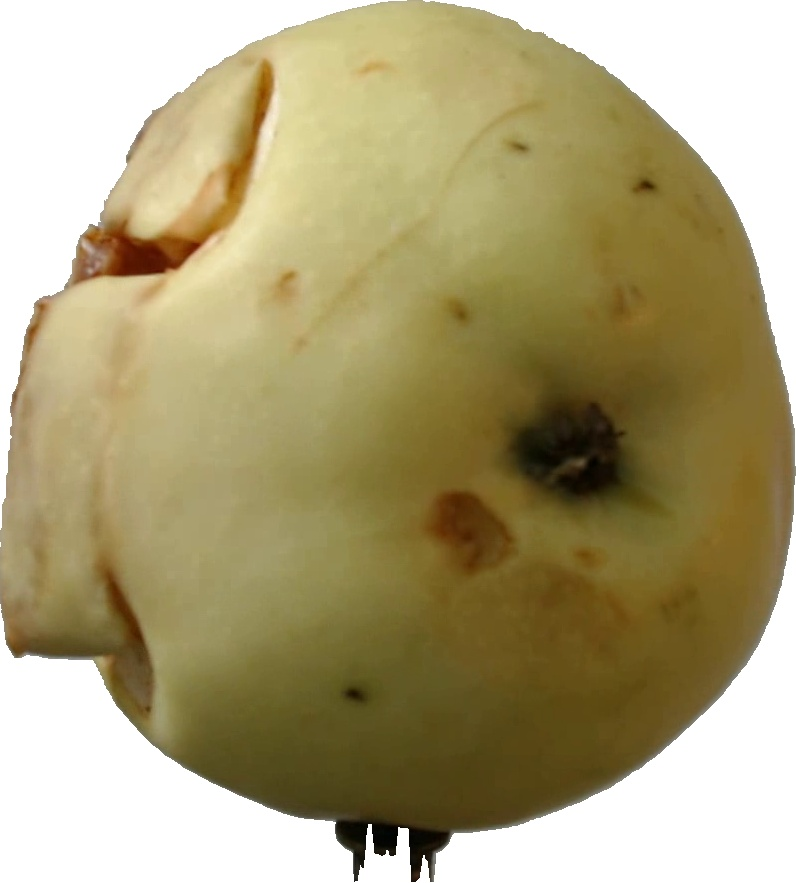
#> input picture sample_image/r0_30.jpg, 796 x 883 px, given as the content of the folder /content/drive/MyDrive/PPDM/PIR/APEL_BARU/, which was not available
$ jupyter execute --allow-errors Image_Classification_MLSVM.ipynb   (older library calls are emulated)   (text cells are left out)
#> lines starting #> are read from the running program, lines starting #| are printed output that depends on the picture; pictures that were not available may be replaced by others from this repository, and a replacement may not be noted
[cell 1]
# Library untuk mengakses Google Drive dan mengakses direktori
from google.colab import drive
import os

# Library untuk membuka dan menyimpan citra
from PIL import Image

# Library untuk menampilkan hasil tiap tahapan pengolahan citra
import seaborn as sns
import matplotlib.pyplot as plt
import random

# Library untuk preprocessing citra
import cv2
import numpy as np

# Library fitur GLCM
from skimage.feature import graycomatrix, graycoprops
import pandas as pd

# Library untu modeling citra
from sklearn.model_selection import KFold
from sklearn.svm import SVC
from sklearn.metrics import accuracy_score, precision_score, recall_score, f1_score, confusion_matrix
from sklearn.preprocessing import LabelEncoder

#Library untuk hyperparameter tuning gridse

[cell 2]
# Library untuk mengakses Google Drive dan mengakses direktori
from google.colab import drive
import os

# Akses ke Google Drive
drive.mount('/content/drive')

[cell 3]
# Akses ke Google Drive
drive.mount('/content/drive')

[cell 4]
cd '/content/drive/MyDrive/PPDM/PIR/APEL_BARU/'

[cell 5]
# Path ke folder data
folder_path = '/content/drive/MyDrive/PPDM/PIR/APEL_BARU/'
# Daftar nama subfolder (busuk dan matang)
subfolders = ['busuk',  'matang']

# Inisialisasi list untuk citra dan label
cropped_images = []
labels = []

# Melabelkan Gambar
for subfolder in subfolders:
    subfolder_path = os.path.join(folder_path, subfolder)
    image_names = os.listdir(subfolder_path)
    for image_name in image_names:
        image_path = os.path.join(subfolder_path, image_name)
        cropped_image = Image.open(image_path)
#> cropped_image is the input picture: PIL image 796x883 RGB; mean R, G, B 172.8, 161.5, 121.5


        cropped_images.append(cropped_image)
        labels.append(subfolder)

[cell 6]
# Library untuk menampilkan hasil tiap tahapan pengolahan citra
import matplotlib.pyplot as plt
import random

# Memilih beberapa citra secara acak
num_samples = 5
#> (the rest of this cell did not finish here and is left out)

[cell 7]
# Ukuran yang diinginkan
desired_size = (256, 256)

# Inisialisasi list untuk citra baru
resized_images = []

for image in cropped_images:
    # Mengubah citra sesuai ukuran yang diinginkan
    image = image.resize(desired_size)

    # Menambahkan citra yang telah diubah ukurannya ke list baru
    resized_images.append(image)
#> this loop made 2 passes
#> pass 1, `image = image.resize(desired_size)`:
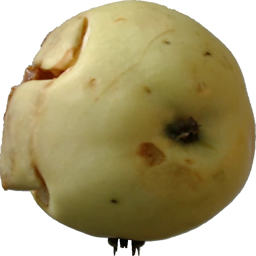
#> image: PIL image 256x256 RGB; mean R, G, B 172.7, 161.5, 121.4
#> after the loop, resized_images = 2 items

[cell 8]
# Memilih beberapa citra secara acak
num_samples = 5
#> (the rest of this cell did not finish here and is left out)

[cell 9]
# Inisialisasi list untuk citra grayscale
grayscaled_images = []

for image in resized_images:
  # Ubah citra ke dalam format numpy array
  image_np = np.array(image)

  # Ubah citra RGB menjadi Grayscale
  grayscale_image = cv2.cvtColor(image_np, cv2.COLOR_RGB2GRAY)

  # Tambah citra ke dalam list baru
  grayscaled_images.append(Image.fromarray(grayscale_image))
#> this loop made 2 passes
#> pass 1, `grayscale_image = cv2.cvtColor(image_np, cv2.COLOR_RGB2GRAY)`:
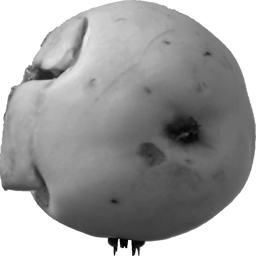
#> grayscale_image: shape (256, 256); min 0, max 255, mean 160.3
#> after the loop, grayscaled_images = 2 items

[cell 10]
# Memilih beberapa citra secara acak
num_samples = 5
#> (the rest of this cell did not finish here and is left out)

[cell 11]
import pandas as pd
import numpy as np
from skimage.feature import graycomatrix, graycoprops

# Daftar sudut
angles = [0, np.pi/4, np.pi/2, 3*np.pi/4]

# Inisialisasi kolom fitur
columns = ['Contrast', 'Dissimilarity', 'Homogeneity', 'ASM', 'Energy', 'Correlation', 'Class']

# Inisialisasi list datasets yang menampung dataset yang dihasilkan dari ekstraksi fitur dari berbagai sudut
datasets = []

for angle in angles:
    # Inisialisasi dataset kosong yang digunakan untuk menampung hasil ekstraksi
    feature_data = []

    for image, label in zip(grayscaled_images, labels):
        # Ubah citra ke dalam format numpy array
        image_np = np.array(image)

        # Hitung GLCM dengan sudut tertentu
        glcm = graycomatrix(image_np, [1], [angle], symmetric=True, normed=True)

        # Ekstrak fitur dari GLCM
        contrast = graycoprops(glcm, 'contrast')[0, 0]
        dissimilarity = graycoprops(glcm, 'dissimilarity')[0, 0]
        homogeneity = graycoprops(glcm, 'homogeneity')[0, 0]
        asm = graycoprops(glcm, 'ASM')[0, 0]
        energy = graycoprops(glcm, 'energy')[0, 0]
        correlation = graycoprops(glcm, 'correlation')[0, 0]

        # Tambahkan fitur ke list feature_data
        feature_data.append({'Contrast': contrast,
                             'Dissimilarity': dissimilarity,
                             'Homogeneity': homogeneity,
                             'ASM': asm,
                             'Energy': energy,
                             'Correlation': correlation,
                             'Class': label})

    # Buat DataFrame dari list fitur
    feature_df = pd.DataFrame(feature_data, columns=columns)

    # Tambahkan DataFrame ke dalam list datasets
    datasets.append(feature_df)
#> after the loop, datasets = 4 items

dataset_glcm_0, dataset_glcm_45, dataset_glcm_90, dataset_glcm_135 = datasets
#> dataset_glcm_0 = table of 2 rows and 7 columns; dataset_glcm_45 = table of 2 rows and 7 columns; dataset_glcm_90 = table of 2 rows and 7 columns; dataset_glcm_135 = table of 2 rows and 7 columns

[cell 12]
print("Dataset Sudut 0:")
print(dataset_glcm_0.head())
#> (printed output is left out)

print("Dataset Sudut 45:")
print(dataset_glcm_45.head())
#> (printed output is left out)

print("Dataset Sudut 90:")
print(dataset_glcm_90.head())
#> (printed output is left out)

print("Dataset Sudut 135:")
print(dataset_glcm_135.head())
#> (printed output is left out)

[cell 13]
import pandas as pd
import seaborn as sns
import matplotlib.pyplot as plt

X = dataset_glcm_0.drop(['Class'], axis=1 )
#> X = table of 2 rows and 6 columns
corr_matrix = X.corr()
#> corr_matrix = table of 6 rows and 6 columns

plt.figure(figsize=(10, 8))
sns.heatmap(corr_matrix, annot=True, cmap='BuPu', fmt=".2f", linewidths=0.5)
plt.title('Correlation Matrix Heatmap')
plt.show()
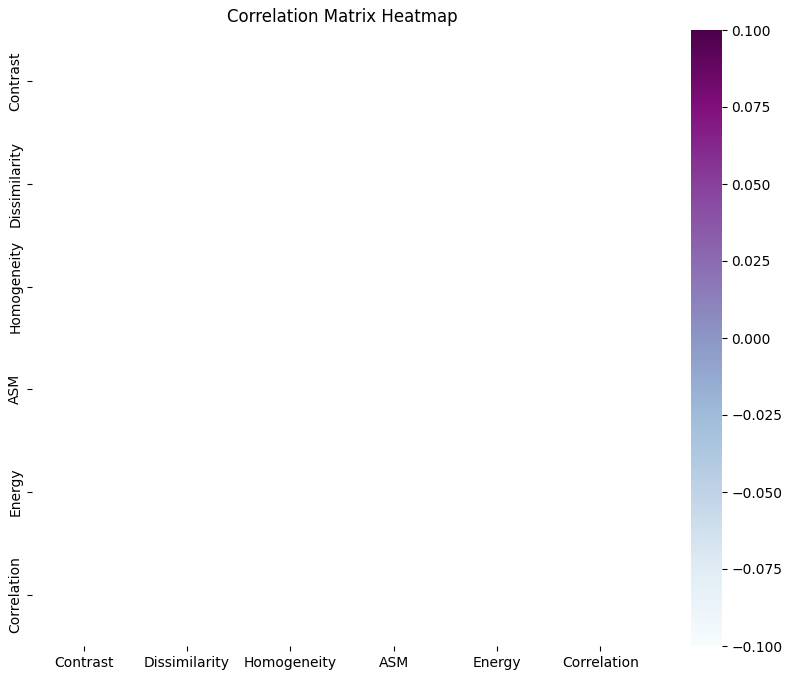
#> figure drawn by matplotlib, 2 panels

[cell 14]
x = dataset_glcm_0.drop([ 'Class'], axis = 1)
#> x = table of 2 rows and 6 columns
y= dataset_glcm_0['Class']
x1 = dataset_glcm_45.drop([ 'Class'], axis = 1)
#> x1 = table of 2 rows and 6 columns
y1= dataset_glcm_45['Class']
x2 = dataset_glcm_90.drop([ 'Class'], axis = 1)
#> x2 = table of 2 rows and 6 columns
y2= dataset_glcm_90['Class']
x3 = dataset_glcm_135.drop([ 'Class'], axis = 1)
#> x3 = table of 2 rows and 6 columns
y3= dataset_glcm_135['Class']

[cell 15]
class_datasets = [y, y1, y2, y3]
titles = ['0', '45', '90', '135']
for i, data in enumerate(class_datasets):
    plt.figure(figsize=(8, 4))
    sns.countplot(data)
    plt.title(f'Distribution of Classes')
    plt.show()
#> this loop made 4 passes
#> pass 1, `plt.show()`:
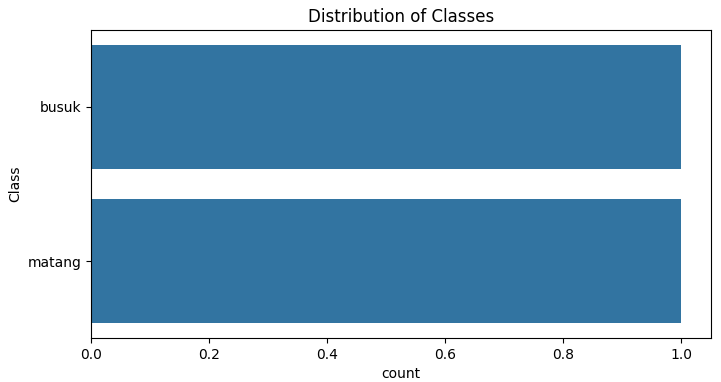
#> figure drawn by matplotlib, 1 panel

[cell 16]
from imblearn.over_sampling import RandomOverSampler
import pandas as pd
import matplotlib.pyplot as plt

# Inisialisasi RandomOverSampler
#> (the rest of this cell did not finish here and is left out)

[cell 17]
import numpy as np
from sklearn.model_selection import KFold
from sklearn.svm import SVC
from sklearn.metrics import accuracy_score, precision_score, recall_score, f1_score, confusion_matrix
from sklearn.preprocessing import LabelEncoder
import matplotlib.pyplot as plt
import seaborn as sns

# Fungsi untuk train model dan menghitung evaluasi metrics dengan k-fold cross-validation
# [51 lines left out: functions train_and_evaluate_with_cv, plot_confusion_matrix, not called in this run]

# Contoh data dan evaluasi
#> (the rest of this cell did not finish here and is left out)

[cell 18]
import numpy as np
from sklearn.model_selection import KFold
from sklearn.svm import SVC
from sklearn.metrics import accuracy_score, precision_score, recall_score, f1_score, confusion_matrix
from sklearn.preprocessing import LabelEncoder
import matplotlib.pyplot as plt
import seaborn as sns

# Fungsi untuk train model dan menghitung evaluasi metrics dengan k-fold cross-validation
def train_and_evaluate_with_cv(x_awal, y_awal, angle, n_splits=5):
    kf = KFold(n_splits=n_splits, shuffle=True, random_state=0)
    accuracies = []
    precisions = []
    recalls = []
    f1_scores = []
    confusion_matrices = []

    label_encoder = LabelEncoder()
    y_awal_encoded = label_encoder.fit_transform(y_awal)

    for train_index, test_index in kf.split(x_awal):
        x_train, x_test = x_awal[train_index], x_awal[test_index]
        y_train, y_test = y_awal_encoded[train_index], y_awal_encoded[test_index]

        svm = SVC()
        svm.fit(x_train, y_train)

        y_pred = svm.predict(x_test)

        accuracy = accuracy_score(y_test, y_pred)
        accuracies.append(accuracy)

        precision = precision_score(y_test, y_pred)
        precisions.append(precision)

        recall = recall_score(y_test, y_pred)
        recalls.append(recall)

        f1 = f1_score(y_test, y_pred)
        f1_scores.append(f1)

        confusion = confusion_matrix(y_test, y_pred)
        confusion_matrices.append(confusion)

    avg_accuracy = sum(accuracies) / len(accuracies)
    avg_precision = sum(precisions) / len(precisions)
    avg_recall = sum(recalls) / len(recalls)
    avg_f1_score = sum(f1_scores) / len(f1_scores)
    avg_confusion_matrix = sum(confusion_matrices) / len(confusion_matrices)

    return avg_accuracy, avg_precision, avg_recall, avg_f1_score, avg_confusion_matrix

# Fungsi untuk mencetak matriks kebingungan sebagai gambar dengan warna merah
# [7 lines left out: function plot_confusion_matrix, not called in this run]

# Contoh data dan evaluasi
x = np.array(x)
#> x = [[114.6, 2.58, 0.633, 0.0608, 0.247, 0.988], [114.6, 2.58, 0.633, 0.0608, 0.247, 0.988]]
y = np.array(y)
x1 = np.array(x1)
#> x1 = [[188.7, 3.8, 0.536, 0.0585, 0.242, 0.979], [188.7, 3.8, 0.536, 0.0585, 0.242, 0.979]]
y1 = np.array(y1)
x2 = np.array(x2)
#> x2 = [[92.19, 2.49, 0.614, 0.0605, 0.246, 0.99], [92.19, 2.49, 0.614, 0.0605, 0.246, 0.99]]
y2 = np.array(y2)
x3 = np.array(x3)
#> x3 = [[180.3, 3.38, 0.583, 0.0586, 0.242, 0.98], [180.3, 3.38, 0.583, 0.0586, 0.242, 0.98]]
y3 = np.array(y3)

#> (the rest of this cell did not finish here and is left out)

#> in train_and_evaluate_with_cv, `y_awal_encoded = label_encoder.fit_transform(y_awal)`: y_awal_encoded = [0, 1]
#> after the loop in train_and_evaluate_with_cv, `for train_index, test_index in kf.split(x_awal):`: accuracies = []
avg_accuracy_45, avg_precision_45, avg_recall_45, avg_f1_score_45, avg_confusion_matrix_45 = train_and_evaluate_with_cv(x1, y1, 45)
avg_accuracy_90, avg_precision_90, avg_recall_90, avg_f1_score_90, avg_confusion_matrix_90 = train_and_evaluate_with_cv(x2, y2, 90)
avg_accuracy_135, avg_precision_135, avg_recall_135, avg_f1_score_135, avg_confusion_matrix_135 = train_and_evaluate_with_cv(x3, y3, 135)

# Menampilkan hasil evaluasi
print("Average Accuracy (0 degree):", avg_accuracy_0)
print("Average Precision (0 degree):", avg_precision_0)
print("Average Recall (0 degree):", avg_recall_0)
print("Average F1 Score (0 degree):", avg_f1_score_0)
plot_confusion_matrix(avg_confusion_matrix_0)

print("Average Accuracy (45 degrees):", avg_accuracy_45)
print("Average Precision (45 degrees):", avg_precision_45)
print("Average Recall (45 degrees):", avg_recall_45)
print("Average F1 Score (45 degrees):", avg_f1_score_45)
plot_confusion_matrix(avg_confusion_matrix_45)

print("Average Accuracy (90 degrees):", avg_accuracy_90)
print("Average Precision (90 degrees):", avg_precision_90)
print("Average Recall (90 degrees):", avg_recall_90)
print("Average F1 Score (90 degrees):", avg_f1_score_90)
plot_confusion_matrix(avg_confusion_matrix_90)

print("Average Accuracy (135 degrees):", avg_accuracy_135)
print("Average Precision (135 degrees):", avg_precision_135)
print("Average Recall (135 degrees):", avg_recall_135)
print("Average F1 Score (135 degrees):", avg_f1_score_135)
plot_confusion_matrix(avg_confusion_matrix_135)
